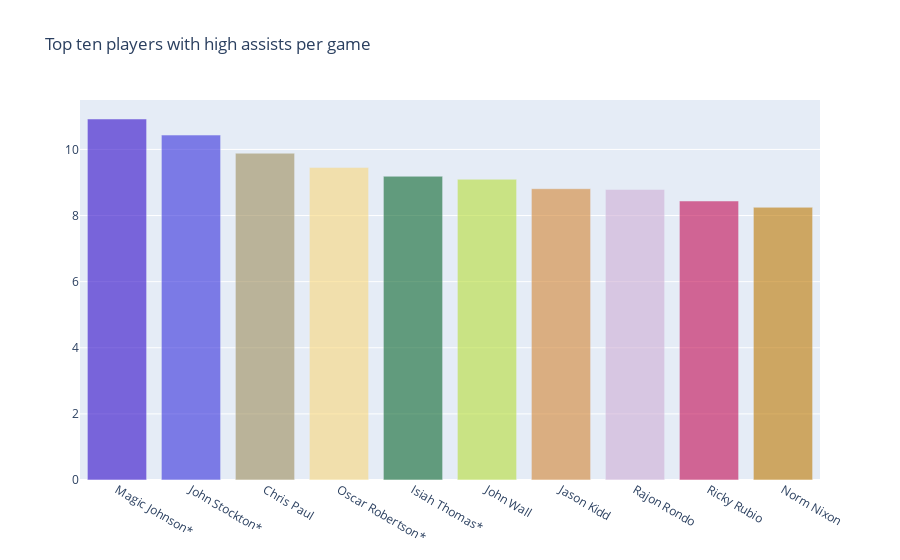

The code cell stored with this chart in its notebook:
### Markdown cell above
# Assists per game

### Code cell
trace0 = go.Bar(
    x=apg['Player'].head(10),
    y=apg['apg'].head(10),
    marker=dict(
        color= random_colors(10),
       
        
    ),
    opacity=0.6
)

data = [trace0]
layout = go.Layout(
    title='Top ten players with high assists per game',
)

fig = go.Figure(data=data, layout=layout)
py.iplot(fig, filename='text-hover-bar')

### Figure 1 — Plotly figure (JSON) as saved in the notebook; plotly's stock layout.template omitted (floating-point values rounded to 4 significant figures)
{"data": [{"marker": {"color": ["#300BC9", "#3630DD", "#9E8E5D", "#FAD87B", "#0A662E", "#B7DE39", "#D38534", "#CFAED5", "#C30B54", "#BE7801"]}, "opacity": 0.6, "type": "bar", "x": ["Magic Johnson*", "John Stockton*", "Chris Paul", "Oscar Robertson*", "Isiah Thomas*", "John Wall", "Jason Kidd", "Rajon Rondo", "Ricky Rubio", "Norm Nixon"], "y": [10.92, 10.43, 9.885, 9.451, 9.188, 9.097, 8.812, 8.788, 8.44, 8.249]}], "layout": {"title": {"text": "Top ten players with high assists per game"}}}
